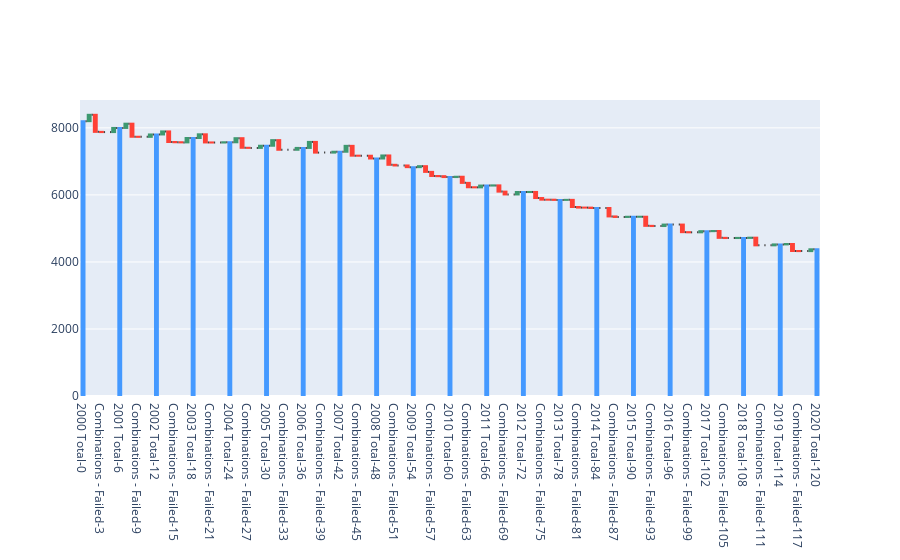

Source (notebook cell):
### Code cell
fig = go.Figure(go.Waterfall(measure=measure,
                            x=x,
                            y=y,
                            #text=text,
                            textposition='outside'
                            ))
fig.show()

### Figure 1 — Plotly figure (JSON) as saved in the notebook; plotly's stock layout.template omitted (floating-point values rounded to 4 significant figures)
{"data": [{"measure": ["absolute", "relative", "relative", "relative", "relative", "relative", "total", "relative", "relative", "relative", "relative", "relative", "total", "relative", "relative", "relative", "relative", "relative", "total", "relative", "relative", "relative", "relative", "relative", "total", "relative", "relative", "relative", "relative", "relative", "total", "relative", "relative", "relative", "relative", "relative", "total", "relative", "relative", "relative", "relative", "relative", "total", "relative", "relative", "relative", "relative", "relative", "total", "relative", "relative", "relative", "relative", "relative", "total", "relative", "relative", "relative", "relative", "relative", "total", "relative", "relative", "relative", "relative", "relative", "total", "relative", "relative", "relative", "relative", "relative", "total", "relative", "relative", "relative", "relative", "relative", "total", "relative", "relative", "relative", "relative", "relative", "total", "relative", "relative", "relative", "relative", "relative", "total", "relative", "relative", "relative", "relative", "relative", "total", "relative", "relative", "relative", "relative", "relative", "total", "relative", "relative", "relative", "relative", "relative", "total", "relative", "relative", "relative", "relative", "relative", "total", "relative", "relative", "relative", "relative", "relative", "total"], "textposition": "outside", "type": "waterfall", "x": ["2000 Total-0", "New Institutions-1", "Combinations-2", "Combinations - Failed-3", "Liquidations-4", "Adjustments-5", "2001 Total-6", "New Institutions-7", "Combinations-8", "Combinations - Failed-9", "Liquidations-10", "Adjustments-11", "2002 Total-12", "New Institutions-13", "Combinations-14", "Combinations - Failed-15", "Liquidations-16", "Adjustments-17", "2003 Total-18", "New Institutions-19", "Combinations-20", "Combinations - Failed-21", "Liquidations-22", "Adjustments-23", "2004 Total-24", "New Institutions-25", "Combinations-26", "Combinations - Failed-27", "Liquidations-28", "Adjustments-29", "2005 Total-30", "New Institutions-31", "Combinations-32", "Combinations - Failed-33", "Liquidations-34", "Adjustments-35", "2006 Total-36", "New Institutions-37", "Combinations-38", "Combinations - Failed-39", "Liquidations-40", "Adjustments-41", "2007 Total-42", "New Institutions-43", "Combinations-44", "Combinations - Failed-45", "Liquidations-46", "Adjustments-47", "2008 Total-48", "New Institutions-49", "Combinations-50", "Combinations - Failed-51", "Liquidations-52", "Adjustments-53", "2009 Total-54", "New Institutions-55", "Combinations-56", "Combinations - Failed-57", "Liquidations-58", "Adjustments-59", "2010 Total-60", "New Institutions-61", "Combinations-62", "Combinations - Failed-63", "Liquidations-64", "Adjustments-65", "2011 Total-66", "New Institutions-67", "Combinations-68", "Combinations - Failed-69", "Liquidations-70", "Adjustments-71", "2012 Total-72", "New Institutions-73", "Combinations-74", "Combinations - Failed-75", "Liquidations-76", "Adjustments-77", "2013 Total-78", "New Institutions-79", "Combinations-80", "Combinations - Failed-81", "Liquidations-82", "Adjustments-83", "2014 Total-84", "New Institutions-85", "Combinations-86", "Combinations - Failed-87", "Liquidations-88", "Adjustments-89", "2015 Total-90", "New Institutions-91", "Combinations-92", "Combinations - Failed-93", "Liquidations-94", "Adjustments-95", "2016 Total-96", "New Institutions-97", "Combinations-98", "Combinations - Failed-99", "Liquidations-100", "Adjustments-101", "2017 Total-102", "New Institutions-103", "Combinations-104", "Combinations - Failed-105", "Liquidations-106", "Adjustments-107", "2018 Total-108", "New Institutions-109", "Combinations-110", "Combinations - Failed-111", "Liquidations-112", "Adjustments-113", "2019 Total-114", "New Institutions-115", "Combinations-116", "Combinations - Failed-117", "Liquidations-118", "Adjustments-119", "2020 Total-120"], "y": [8200, 190, -509, -7, 0, 124, 0, 127, -390, -3, 0, 71, 0, 91, -316, -7, -4, 131, 0, 110, -243, -2, 0, 7, 0, 122, -286, -3, 0, 64, 0, 167, -287, 0, 0, 55, 0, 179, -319, 0, 0, 26, 0, 176, -293, -2, 0, -83, 0, 91, -279, -20, 0, -50, 0, 29, -170, -122, -6, -27, 0, 10, -183, -131, -3, 54, 0, 5, -186, -85, 0, 74, 0, 1, -182, -48, -1, -6, 0, 1, -213, -17, -1, -12, 0, 0, -251, -16, 0, 6, 0, 1, -272, -6, 0, 44, 0, 0, -227, -5, 0, 35, 0, 5, -204, -6, 0, 4, 0, 7, -229, 0, 0, 28, 0, 13, -209, -4, 0, 54, 0]}], "layout": {}}
